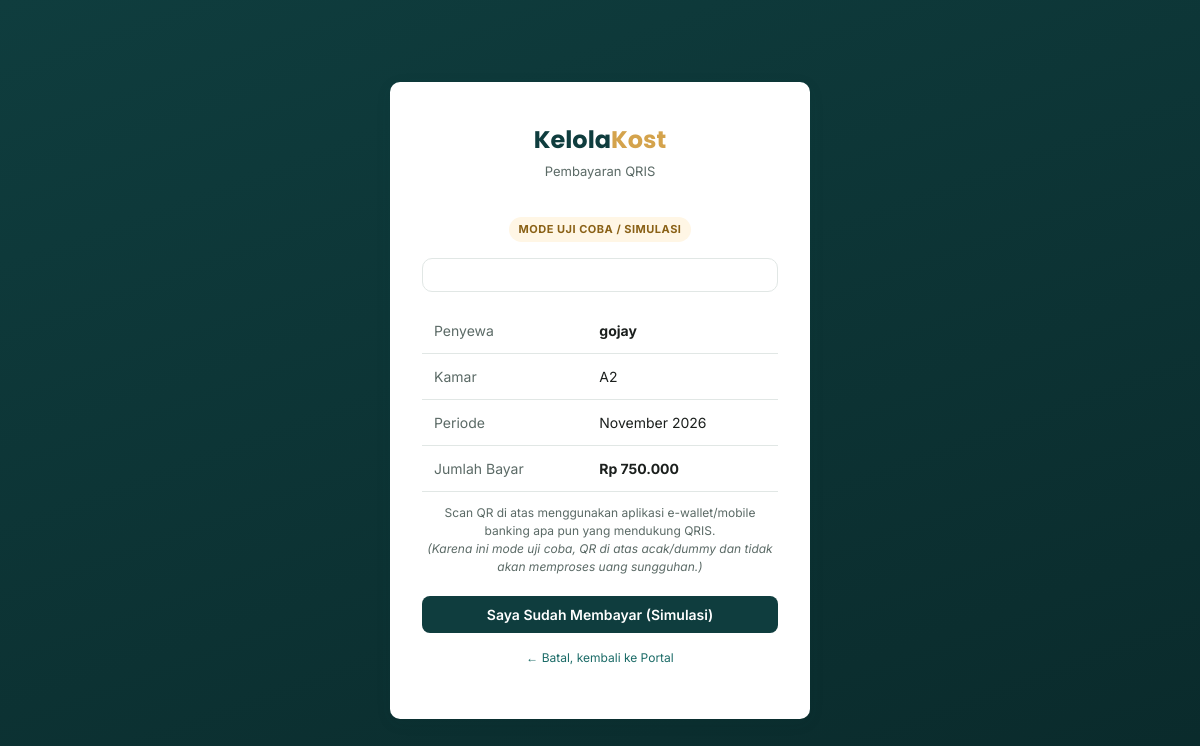
The page /bayar_qris.php?tagihan_id=17 (signed in) on the database its author committed.
### tables this page shows
CREATE TABLE tagihan (
    id                  INT UNSIGNED  NOT NULL AUTO_INCREMENT,
    penyewa_id          INT UNSIGNED  NOT NULL,
    jumlah_tagihan      DECIMAL(12,2) NOT NULL DEFAULT 0,
    periode_bulan       TINYINT UNSIGNED NOT NULL,
    periode_tahun       SMALLINT UNSIGNED NOT NULL,
    tanggal_jatuh_tempo DATE          NOT NULL,
    status              ENUM('belum_lunas','lunas') NOT NULL DEFAULT 'belum_lunas',
    keterangan          VARCHAR(255)  NULL,
    created_at          TIMESTAMP     NOT NULL DEFAULT CURRENT_TIMESTAMP,
    PRIMARY KEY (id),
    KEY idx_tagihan_penyewa (penyewa_id),
    KEY idx_tagihan_periode (periode_tahun, periode_bulan),
    CONSTRAINT fk_tagihan_penyewa FOREIGN KEY (penyewa_id) REFERENCES penyewa (id)
        ON UPDATE CASCADE ON DELETE CASCADE
);

CREATE TABLE penyewa (
    id            INT UNSIGNED  NOT NULL AUTO_INCREMENT,
    nama          VARCHAR(100)  NOT NULL,
    kamar_id      INT UNSIGNED  NOT NULL,
    no_hp           VARCHAR(30)   NULL,
    email           VARCHAR(120)  NULL,
    email_penagihan VARCHAR(120)  NULL,
    no_ktp          VARCHAR(30)   NULL,
    tanggal_masuk DATE          NOT NULL,
    alamat_asal   TEXT          NULL,
    status        ENUM('aktif','nonaktif') NOT NULL DEFAULT 'aktif',
    password      VARCHAR(255)  NULL,
    created_at    TIMESTAMP     NOT NULL DEFAULT CURRENT_TIMESTAMP,
    PRIMARY KEY (id),
    UNIQUE KEY uq_penyewa_email (email),
    KEY idx_penyewa_kamar (kamar_id),
    CONSTRAINT fk_penyewa_kamar FOREIGN KEY (kamar_id) REFERENCES kamar (id)
        ON UPDATE CASCADE ON DELETE RESTRICT
);

CREATE TABLE kamar (
    id            INT UNSIGNED   NOT NULL AUTO_INCREMENT,
    nomor_kamar   VARCHAR(20)    NOT NULL,
    tipe          VARCHAR(50)    NOT NULL,
    harga_bulanan DECIMAL(12,2)  NOT NULL DEFAULT 0,
    fasilitas     TEXT           NULL,
    status        ENUM('kosong','terisi') NOT NULL DEFAULT 'kosong',
    PRIMARY KEY (id),
    UNIQUE KEY uq_kamar_nomor (nomor_kamar)
);

### includes/functions.php (called while the page is built, shortened)
<?php
function e($value): string
{
    return htmlspecialchars((string) $value, ENT_QUOTES, 'UTF-8');
}
function rupiah($angka): string
{
    return 'Rp ' . number_format((float) $angka, 0, ',', '.');
}
function bulan_nama(int $bulan): string
{
    $daftar = [
        1 => 'Januari', 2 => 'Februari', 3 => 'Maret', 4 => 'April',
        5 => 'Mei', 6 => 'Juni', 7 => 'Juli', 8 => 'Agustus',
        9 => 'September', 10 => 'Oktober', 11 => 'November', 12 => 'Desember',
    ];
    return $daftar[$bulan] ?? '';
}

### bayar_qris.php (the view, shortened to what this page needs)
<?php
require_once __DIR__ . '/koneksi.php';
$tagihanId = (int) ($_GET['tagihan_id'] ?? 0);
$stmt = $pdo->prepare('
    SELECT t.*, p.nama, k.nomor_kamar
    FROM tagihan t
    JOIN penyewa p ON p.id = t.penyewa_id
    LEFT JOIN kamar k ON k.id = p.kamar_id
    WHERE t.id = ? AND t.penyewa_id = ?
');
$stmt->execute([$tagihanId, (int) $_SESSION['penyewa_id']]);
$tagihan = $stmt->fetch();
?>
<!DOCTYPE html>
<html lang="id"><head>
    <link rel="stylesheet" href="assets/css/style.css">
</head>
<body>
<div class="login-page">
    <div class="login-card" style="max-width:420px;">
        <div class="brand">Kelola<span style="color:#D4A34C">Kost</span></div>
        <div class="tagline">Pembayaran QRIS</div>
        <div class="qris-simulasi-badge">MODE UJI COBA / SIMULASI</div>
        <div class="qris-box">
        </div>
        <table style="text-align:left; margin-top:16px;">
            <tbody>
                <tr><td class="text-muted">Penyewa</td><td><strong><?= e($tagihan['nama']) ?></strong></td></tr>
                <tr><td class="text-muted">Kamar</td><td><?= e($tagihan['nomor_kamar'] ?? '-') ?></td></tr>
                <tr><td class="text-muted">Periode</td><td><?= bulan_nama((int) $tagihan['periode_bulan']) . ' ' . (int) $tagihan['periode_tahun'] ?></td></tr>
                <tr><td class="text-muted">Jumlah Bayar</td><td><strong><?= rupiah($tagihan['jumlah_tagihan']) ?></strong></td></tr>
            </tbody>
        </table>
        <p class="text-muted" style="font-size:12px; margin-top:12px;">
            Scan QR di atas menggunakan aplikasi e-wallet/mobile banking apa pun yang mendukung QRIS.
            <br><em>(Karena ini mode uji coba, QR di atas acak/dummy dan tidak akan memproses uang sungguhan.)</em>
        </p>
        <form method="POST" action="qris_proses.php">
            <button type="submit" class="btn btn-primary btn-block" style="margin-top:8px;">
                Saya Sudah Membayar (Simulasi)
            </button>
        </form>
        <p class="text-muted mt-16" style="font-size:12px;">
            <a href="portal_penyewa.php">← Batal, kembali ke Portal</a>
        </p>
    </div>
</div>
</body></html>

### assets/css/style.css (style rules this page uses)
:root { --color-bg: #F4F6F5; --color-surface: #FFFFFF; --color-primary: #0F3D3E; --color-primary-light: #1B6B67; --color-accent: #D4A34C; --color-text: #1B1F1D; --color-text-muted:#5B6A66; --color-border: #E1E7E5; --color-success: #2E8B57; --color-success-bg:#E7F5EC; --color-danger: #C1443C; --color-danger-bg: #FBEAE9; --color-warning-bg:#FFF6E5; --radius: 10px; --shadow-sm: 0 1px 2px rgba(15, 61, 62, 0.06); --shadow-md: 0 4px 16px rgba(15, 61, 62, 0.08); --sidebar-width: 240px; --font-display: 'Poppins', sans-serif; --font-body: 'Inter', sans-serif; }
* { box-sizing: border-box; }
html, body { margin: 0; padding: 0; background: var(--color-bg); color: var(--color-text); font-family: var(--font-body); font-size: 15px; line-height: 1.5; }
a { color: var(--color-primary-light); text-decoration: none; }
.login-page { min-height: 100vh; display: flex; align-items: center; justify-content: center; background: linear-gradient(160deg, var(--color-primary) 0%, #0A2A2B 100%); padding: 20px; }
.login-card { background: var(--color-surface); width: 100%; max-width: 380px; border-radius: var(--radius); padding: 40px 32px; box-shadow: var(--shadow-md); text-align: center; }
.login-card .brand { font-family: var(--font-display); font-weight: 700; font-size: 24px; color: var(--color-primary); margin-bottom: 4px; }
.login-card .tagline { color: var(--color-text-muted); font-size: 13px; margin-bottom: 28px; }
.login-card form { text-align: left; }
.btn { display: inline-block; padding: 10px 18px; border-radius: 8px; border: none; font-family: var(--font-body); font-weight: 600; font-size: 14px; cursor: pointer; text-align: center; }
.btn-primary { background: var(--color-primary); color: #fff; }
.btn-block { width: 100%; }
table { width: 100%; border-collapse: collapse; font-size: 14px; }
tbody td { padding: 12px; border-bottom: 1px solid var(--color-border); vertical-align: middle; }
.text-muted { color: var(--color-text-muted); }
.mt-16 { margin-top: 16px; }
.qris-simulasi-badge { display: inline-block; background: var(--color-warning-bg); color: #8A6116; font-size: 11px; font-weight: 700; letter-spacing: 0.5px; padding: 4px 10px; border-radius: 20px; margin: 8px 0 16px; }
.qris-box { background: #fff; border: 1px solid var(--color-border); border-radius: var(--radius); padding: 16px; display: flex; justify-content: center; }

### rows shown on the page
tagihan: penyewa.nama "gojay", kamar.nomor_kamar "A2", periode_bulan "November", periode_tahun "2026", jumlah_tagihan "Rp 750.000"
